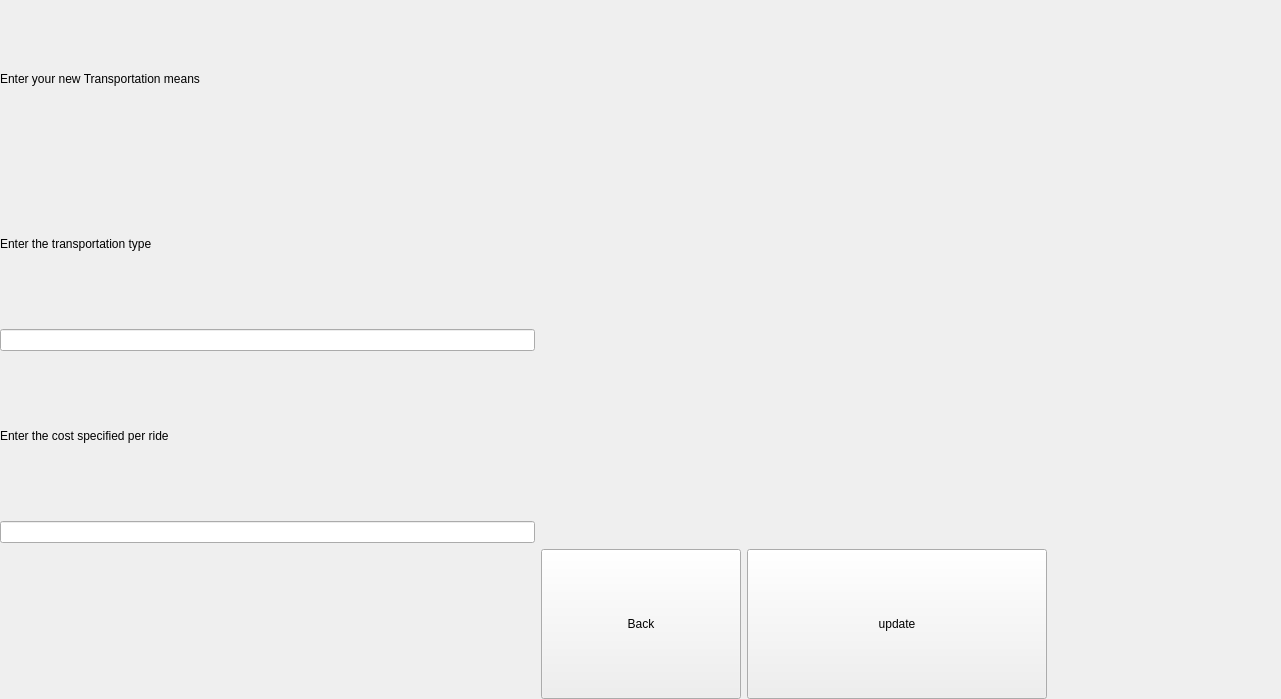
<?xml version="1.0" encoding="UTF-8"?>
<ui version="4.0">
 <class>edit_view</class>
 <widget class="QWidget" name="edit_view">
  <property name="geometry">
   <rect>
    <x>0</x>
    <y>0</y>
    <width>1281</width>
    <height>699</height>
   </rect>
  </property>
  <property name="windowTitle">
   <string>Form</string>
  </property>
  <layout class="QGridLayout" name="gridLayout">
   <property name="leftMargin">
    <number>0</number>
   </property>
   <property name="topMargin">
    <number>0</number>
   </property>
   <property name="rightMargin">
    <number>0</number>
   </property>
   <property name="bottomMargin">
    <number>0</number>
   </property>
   <item row="0" column="0">
    <widget class="QWidget" name="widget" native="true">
     <layout class="QGridLayout" name="gridLayout_2">
      <property name="leftMargin">
       <number>0</number>
      </property>
      <property name="topMargin">
       <number>0</number>
      </property>
      <property name="rightMargin">
       <number>0</number>
      </property>
      <property name="bottomMargin">
       <number>0</number>
      </property>
      <item row="4" column="0">
       <widget class="QLineEdit" name="lineEdit_2"/>
      </item>
      <item row="1" column="0" colspan="3">
       <widget class="QLabel" name="label_2">
        <property name="text">
         <string>Enter the transportation type </string>
        </property>
       </widget>
      </item>
      <item row="7" column="0">
       <widget class="QLineEdit" name="lineEdit"/>
      </item>
      <item row="9" column="0">
       <widget class="QLabel" name="label_4">
        <property name="minimumSize">
         <size>
          <width>150</width>
          <height>150</height>
         </size>
        </property>
        <property name="text">
         <string/>
        </property>
       </widget>
      </item>
      <item row="4" column="2">
       <spacer name="horizontalSpacer">
        <property name="orientation">
         <enum>Qt::Horizontal</enum>
        </property>
        <property name="sizeHint" stdset="0">
         <size>
          <width>40</width>
          <height>20</height>
         </size>
        </property>
       </spacer>
      </item>
      <item row="5" column="0" colspan="3">
       <widget class="QLabel" name="label">
        <property name="text">
         <string>Enter the cost specified per ride</string>
        </property>
       </widget>
      </item>
      <item row="9" column="2">
       <widget class="QPushButton" name="pushButton">
        <property name="minimumSize">
         <size>
          <width>150</width>
          <height>150</height>
         </size>
        </property>
        <property name="maximumSize">
         <size>
          <width>300</width>
          <height>16777215</height>
         </size>
        </property>
        <property name="text">
         <string>update</string>
        </property>
       </widget>
      </item>
      <item row="0" column="0">
       <widget class="QLabel" name="label_3">
        <property name="text">
         <string>Enter your new Transportation means</string>
        </property>
       </widget>
      </item>
      <item row="9" column="1">
       <widget class="QPushButton" name="pushButton_2">
        <property name="minimumSize">
         <size>
          <width>200</width>
          <height>150</height>
         </size>
        </property>
        <property name="maximumSize">
         <size>
          <width>600</width>
          <height>16777215</height>
         </size>
        </property>
        <property name="text">
         <string>Back</string>
        </property>
       </widget>
      </item>
     </layout>
    </widget>
   </item>
  </layout>
 </widget>
 <resources/>
 <connections/>
</ui>
